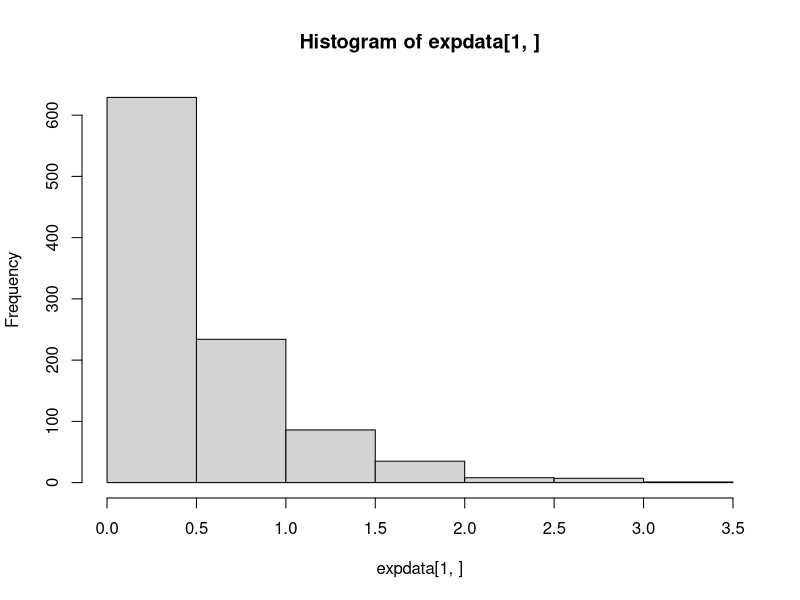
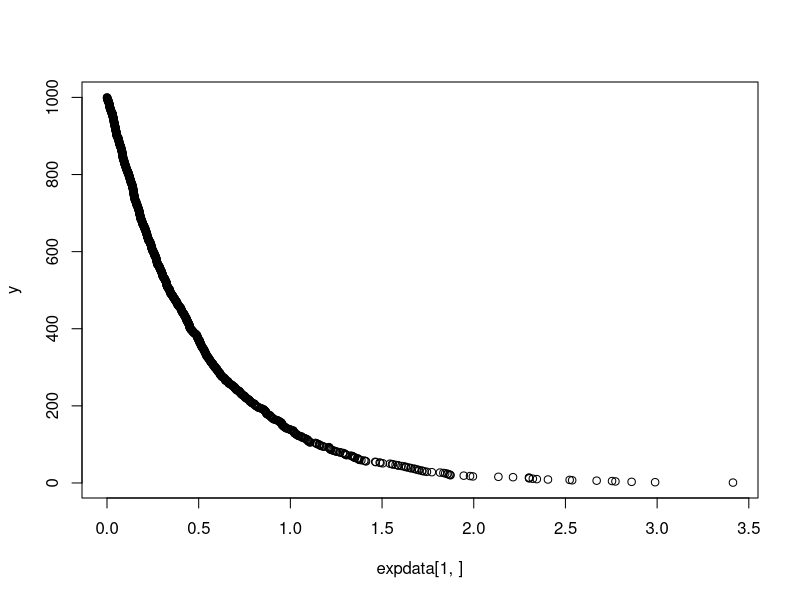
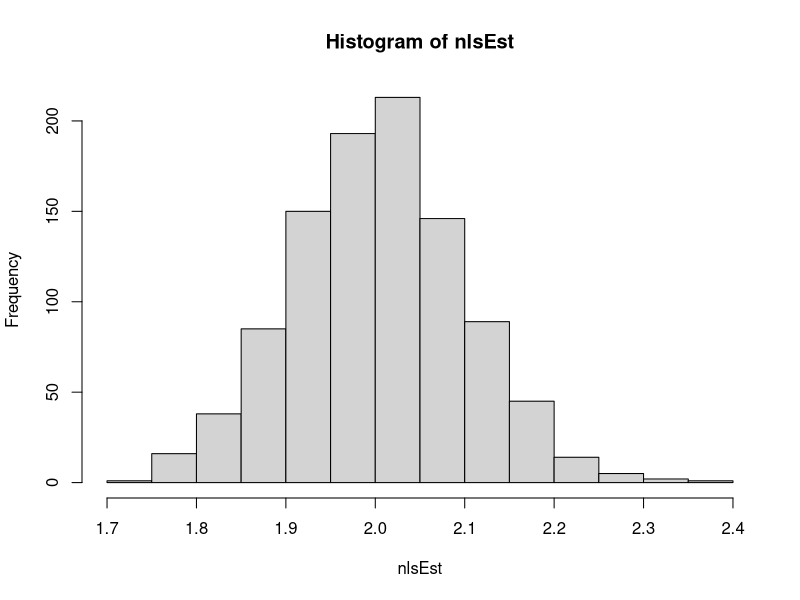
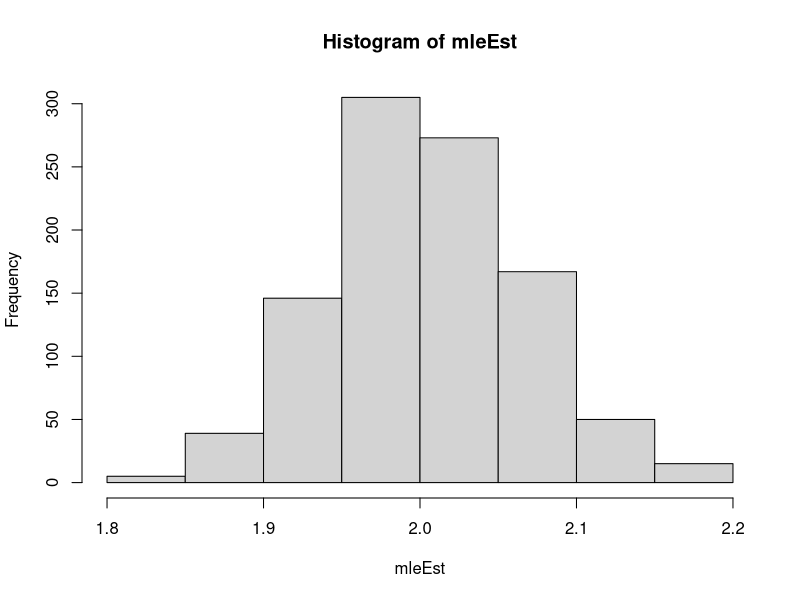
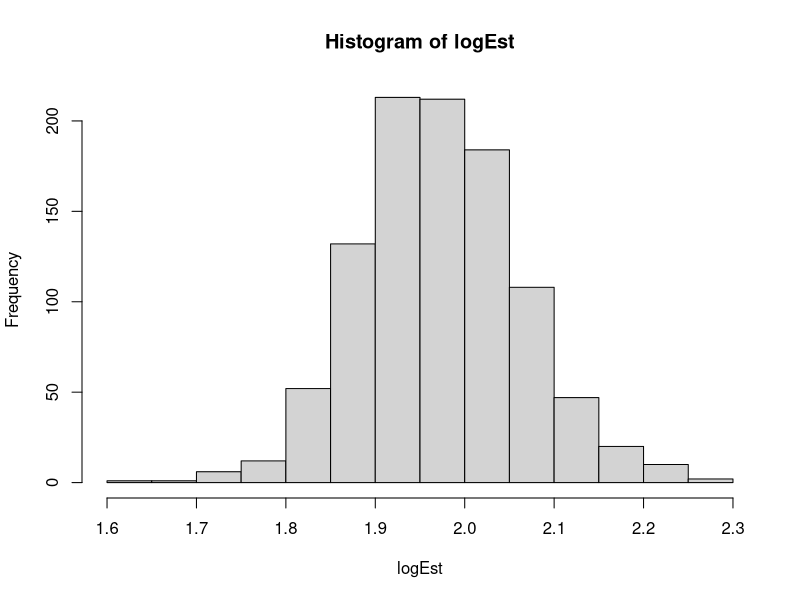

Generate these figures, in order, with R: (Note: a time limit stopped this script after it produced the figures.)
#Generate exponential data
#Create 1000 samples of 1000 data points (say, survival times) each
expdata <- array(NA, c(1000,1000))  #Preallocate array
for (i in 1:1000) {  #Fill each row
	expdata[i,] <- sort(rexp(1000, rate=2), decreasing=TRUE)
}
hist(expdata[1,])

#Generate y variable
y <- 1:1000
plot(expdata[1,], y)

#For each sample, compute lambda using nonlinear least squares, transformation, and MLE
#Least squares (sometimes fails)
nlsEst <- rep(NA, 1000)
for (i in 1:1000) {
	try(nlsEst[i] <- coef(nls(y ~ a*exp(-lambda*expdata[i,])+b, start=list(a=1000, lambda=1, b=1)))[2], silent=TRUE)  #Ignore errors
}

#Log transformation
logEst <- rep(NA, 1000)
for (i in 1:1000) {
	logEst[i] = -coef(lm(log(y) ~ expdata[i,]))[2]
}

#Maximum likelihood
library(MASS)
mleEst <- rep(NA, 1000)
for (i in 1:1000) {
	mleEst[i] <- fitdistr(expdata[i,], "Exponential")[1]$estimate
}

#Histogram each method across samples
x11(); hist(nlsEst)
mean(nlsEst, na.rm=TRUE)

x11(); hist(mleEst)
mean(mleEst)

x11(); hist(logEst)
mean(logEst)


#Bootstrap CI's for one data set
indvec = 1:1000  #Set up index vector

#Preallocate space (one row per bootstrap replicate)
nlsboot <- array(NA, c(100,1000))
logboot <- array(NA, c(100,1000))
mleboot <- array(NA, c(100,1000))

for (i in 1:100) {
	expvec <- expdata[i,]  #Pick data set to resample
	#Main bootstrap loop
	for (j in 1:1000) {
		indvecboot <- sample(indvec, length(indvec), replace=TRUE)
		psexpvec <- expvec[indvecboot]
		psy <- y[indvecboot]
		#Estimate lambda with each method
		nlsboot[i,j] <- as.numeric(try(coef(nls(psy ~ a*exp(-lambda*psexpvec)+b, start=list(a=1000, lambda=1, b=1)))[2], silent=TRUE))
		logboot[i,j] <- -coef(lm(log(psy) ~ psexpvec))[2]
		mleboot[i,j] <- fitdistr(psexpvec, "Exponential")[1]$estimate	
	}
}

#Find 2.5 and 97.5% percentiles. How often does true value lie in them?
nlsright <- rep(NA, 100)
logright <- rep(NA, 100)
mleright <- rep(NA, 100)

for (i in 1:100) {
	#NLS
	if (quantile(nlsboot[i,], 0.025, na.rm=TRUE) <= 2 & quantile(nlsboot[i,], 0.975, na.rm=TRUE) >= 2) 
		nlsright[i] <- 1
	else
		nlsright[i] <- 0
	
	#Log transform
	if (quantile(logboot[i,], 0.025) <= 2 & quantile(logboot[i,], 0.975) >= 2)
		logright[i] <- 1
	else
		logright[i] <- 0
	
	#MLE estimation
	if (quantile(mleboot[i,], 0.025) <= 2 & quantile(mleboot[i,], 0.975) >= 2)
		mleright[i] <- 1
	else
		mleright[i] <- 0
}

#What fraction of CIs contained true value?
mean(nlsright)
mean(logright)
mean(mleright)
